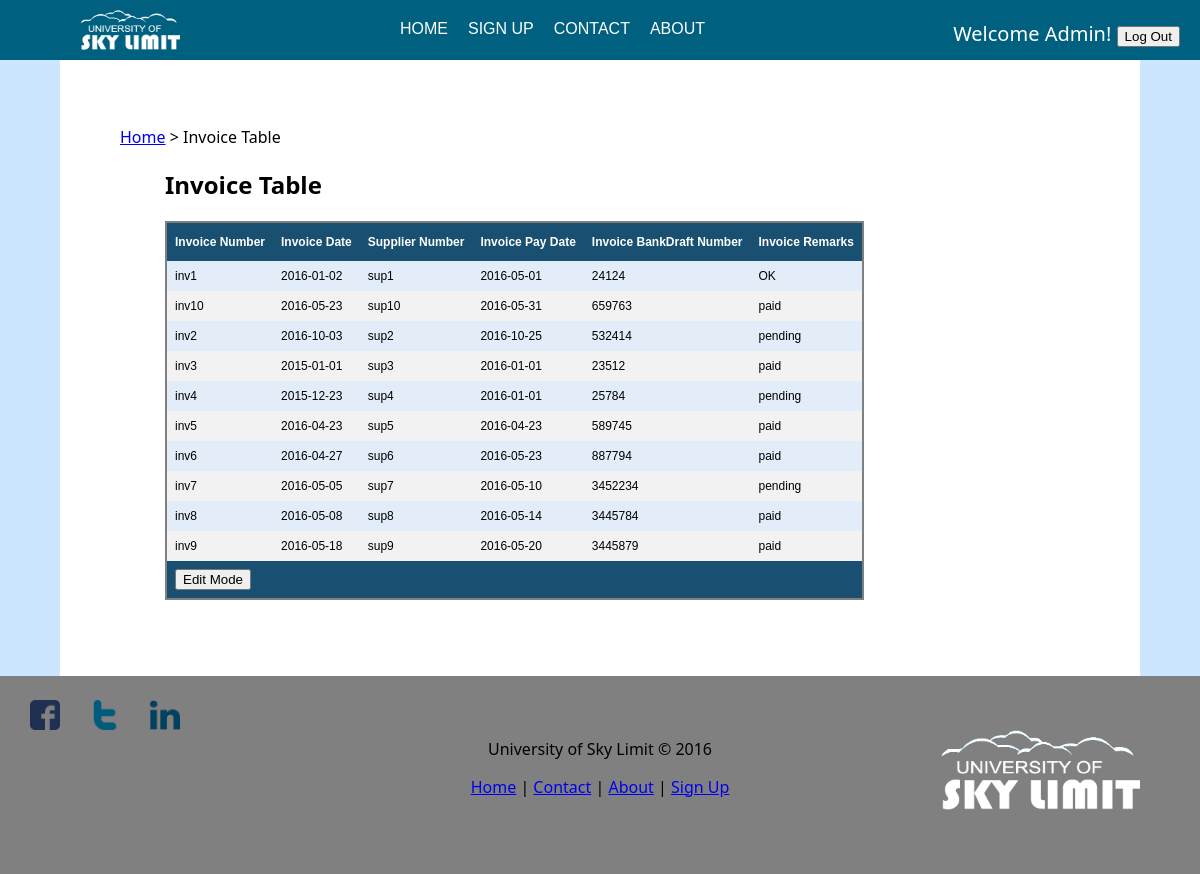
The app's page /Simple_Library_Management_System/library/invoice.php (signed in) with its own data.
### tables this page shows
CREATE TABLE `invoice` (
  `Inv_Num` varchar(10) NOT NULL,
  `Inv_date` date NOT NULL,
  `Supp_Num` varchar(10) NOT NULL,
  `Inv_PayDate` date NOT NULL,
  `Inv_BankDftNum` varchar(10) NOT NULL,
  `Inv_Remarks` varchar(15) NOT NULL
);

### Simple_Library_Management_System/library/invoice.php (the view, shortened to what this page needs)
<?php
include 'includes/dbcon.php';
$qry = "SELECT * FROM invoice Order by Inv_Num ASC";
$result = $db_conn->query($qry);
include 'includes/header.php';
?>
<head>
</head>
<body>
<div id="main">
<div id="main-content">
	<p><a href="home.php">Home</a> > Invoice Table</p>
	<h2 id="padding">Invoice Table</h2>
	<form id="form" name="frmUser" method="post">
	<table id="table" style="margin-left: 5%">
	<tr>
		<th>Invoice Number</th>
		<th>Invoice Date</th>
		<th>Supplier Number</th>
		<th>Invoice Pay Date</th>
		<th>Invoice BankDraft Number</th>
		<th>Invoice Remarks</th>
	</tr>
	<?php
		$i=0;
		while($row = mysqli_fetch_array($result)) {
		if($i%2==0)
			$classname="evenRow";
		else
			$classname="oddRow";
		?>
		<tr class="<?php if(isset($classname)) echo $classname;?>">
			<td><?php echo $row['Inv_Num']; ?></td>
			<td><?php echo $row['Inv_date']; ?></td>
			<td><?php echo $row['Supp_Num']; ?></td>
			<td><?php echo $row['Inv_PayDate']; ?></td>
			<td><?php echo $row['Inv_BankDftNum']; ?></td>
			<td><?php echo $row['Inv_Remarks']; ?></td>
		</tr>
	<?php
		$i++;
	}
	?>
	<tr class="lastrow">
			<td colspan="10">
				<button onClick="edit();" />Edit Mode</button>
			</td>
	</tr>
	</table>
	</form>
	<br/>
	<br/>
	<br/>
	<br/><br/>
</div>
</div>
<?php include "includes/footer.php"; ?>

### Simple_Library_Management_System/library/style.css (style rules this page uses)
body { background: #cce6ff; margin: 0; font-family: "Segoe UI",Optima,Helvetica,Arial,sans-serif; }
#main { float: center; width:100%; }
#main-content { padding: 50px 10% 50px 5%; margin: 0 5% 0 5%; text-align: left; width: auto; background: white; min-height: 300px; margin-bottom: -7%; }
#padding { margin-left: 5%; }
#table { font-family: "Trebuchet MS", Arial, Helvetica, sans-serif; border-collapse: collapse; border: 2px solid grey; }
#table td, #table th { padding: 8px; font-size:12px; }
#table th { padding-top: 12px; padding-bottom: 12px; text-align: left; background-color: #194f71; color: white; }
.evenRow { background-color: #E2EDF9; font-size:12px; }
.oddRow { background-color: #f2f2f2; font-size:12px; }
.lastrow { background-color: #194f71; font-size:12px; color: white; font-weight:bold; }

### records on screen
invoice: Inv_Num "inv1", Inv_date "2016-01-02", Supp_Num "sup1", Inv_PayDate "2016-05-01", Inv_BankDftNum "24124", Inv_Remarks "OK"
invoice: Inv_Num "inv10", Inv_date "2016-05-23", Supp_Num "sup10", Inv_PayDate "2016-05-31", Inv_BankDftNum "659763", Inv_Remarks "paid"
invoice: Inv_Num "inv2", Inv_date "2016-10-03", Supp_Num "sup2", Inv_PayDate "2016-10-25", Inv_BankDftNum "532414", Inv_Remarks "pending"
invoice: Inv_Num "inv3", Inv_date "2015-01-01", Supp_Num "sup3", Inv_PayDate "2016-01-01", Inv_BankDftNum "23512", Inv_Remarks "paid"
invoice: Inv_Num "inv4", Inv_date "2015-12-23", Supp_Num "sup4", Inv_PayDate "2016-01-01", Inv_BankDftNum "25784", Inv_Remarks "pending"
invoice: Inv_Num "inv5", Inv_date "2016-04-23", Supp_Num "sup5", Inv_PayDate "2016-04-23", Inv_BankDftNum "589745", Inv_Remarks "paid"
invoice: Inv_Num "inv6", Inv_date "2016-04-27", Supp_Num "sup6", Inv_PayDate "2016-05-23", Inv_BankDftNum "887794", Inv_Remarks "paid"
invoice: Inv_Num "inv7", Inv_date "2016-05-05", Supp_Num "sup7", Inv_PayDate "2016-05-10", Inv_BankDftNum "3452234", Inv_Remarks "pending"
invoice: Inv_Num "inv8", Inv_date "2016-05-08", Supp_Num "sup8", Inv_PayDate "2016-05-14", Inv_BankDftNum "3445784", Inv_Remarks "paid"
invoice: Inv_Num "inv9", Inv_date "2016-05-18", Supp_Num "sup9", Inv_PayDate "2016-05-20", Inv_BankDftNum "3445879", Inv_Remarks "paid"

### other values on screen
$_SESSION['firstname'] "Admin"
